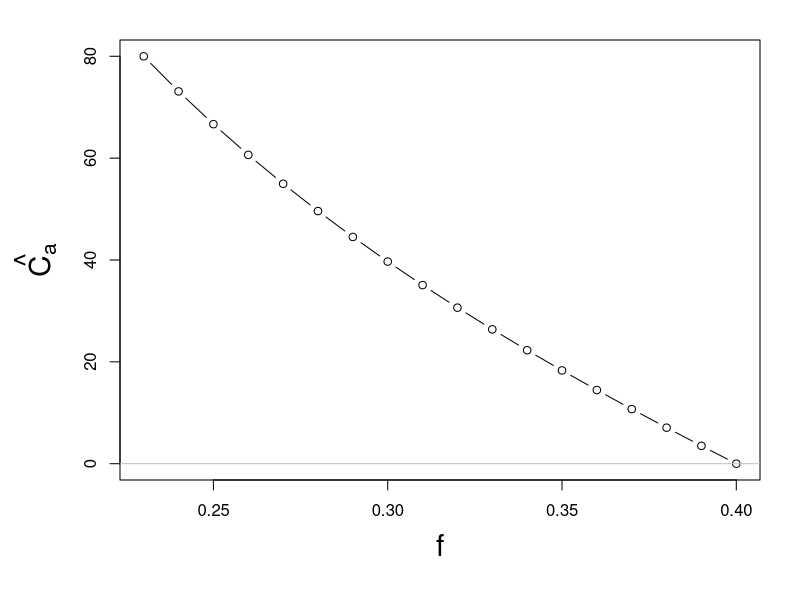
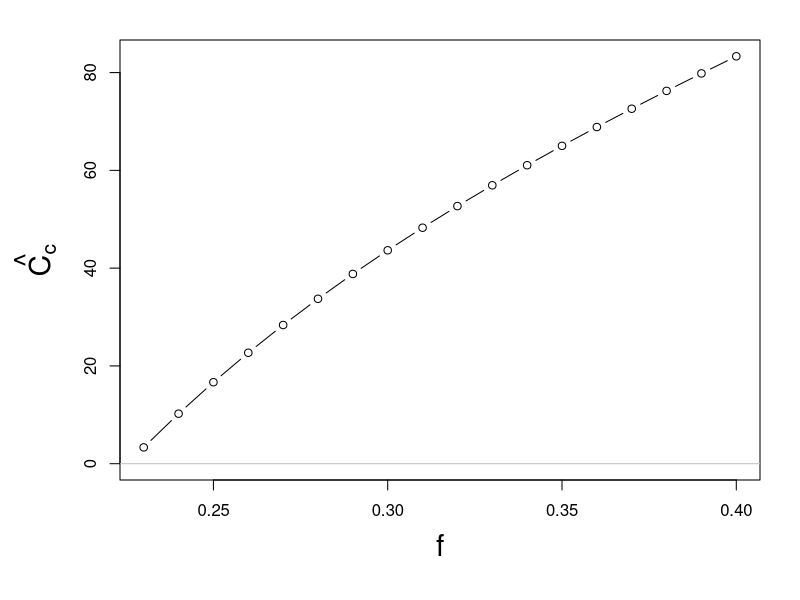
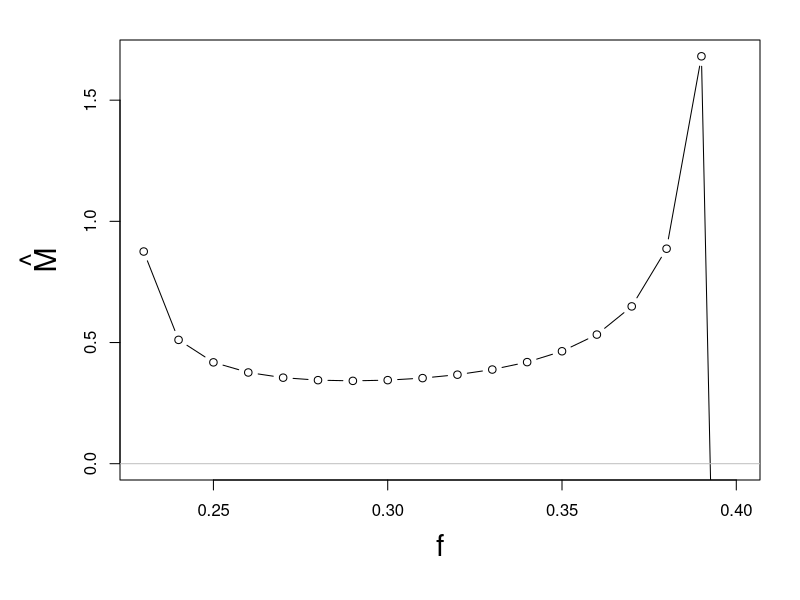
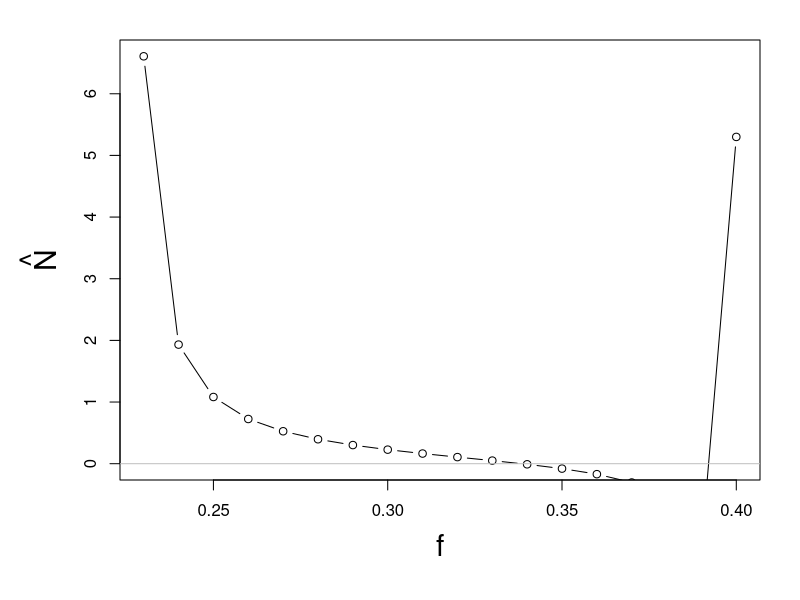
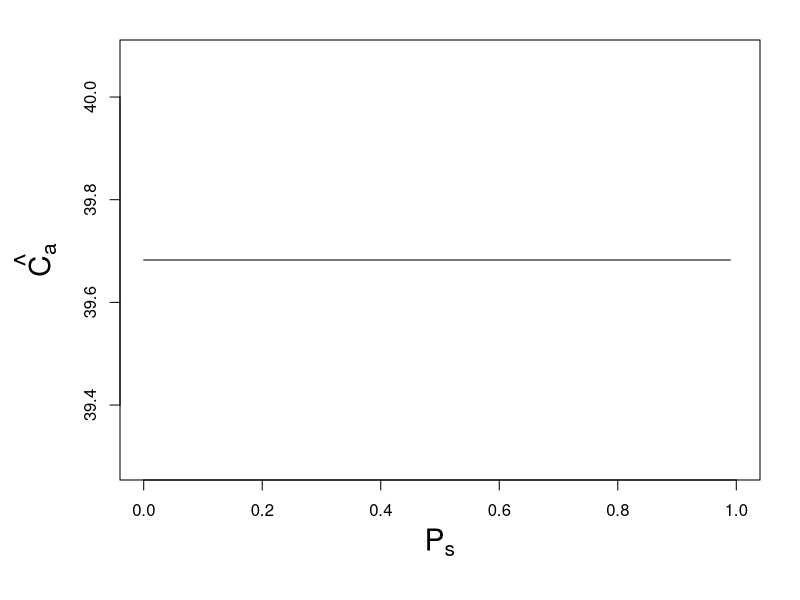
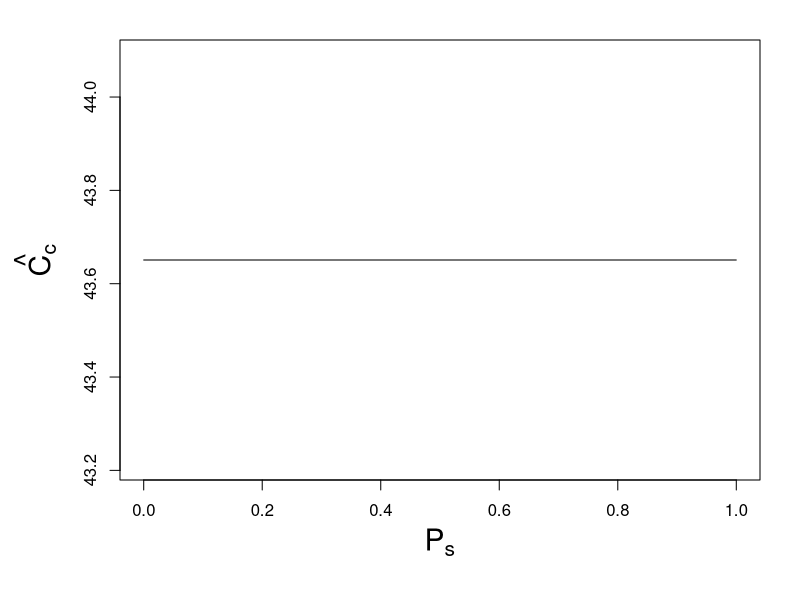
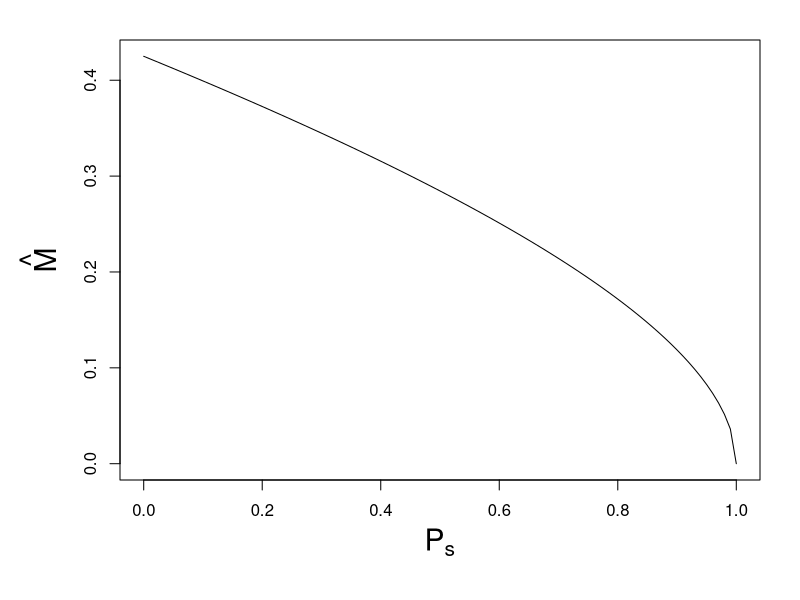
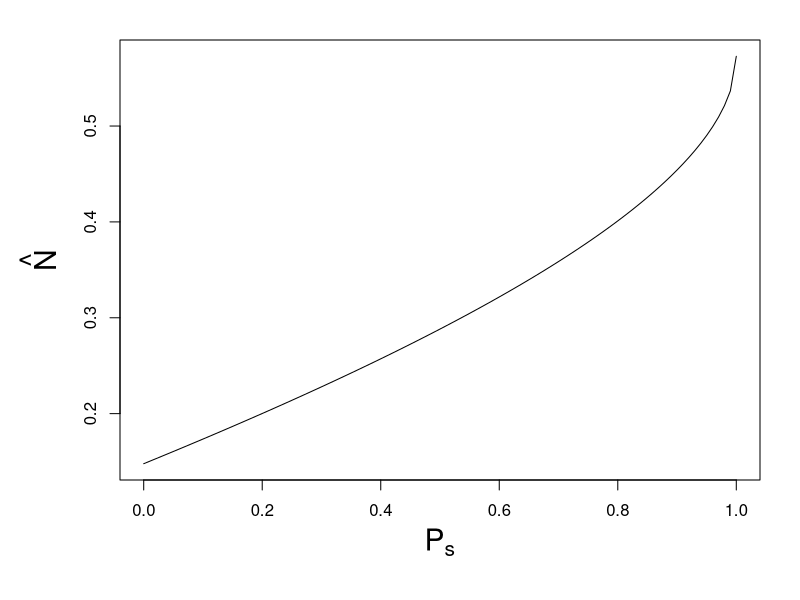

Generate these figures, in order, with R:
# This function returns the equlibrium value for mutualist and non-mutualist
CaCcMN_eqm<-function(km=10,kn=30,kc=5,d,bmax,s,f,phi,g,ps,u){
  
  beta1<- -(phi*f)/(g*(1-f))
  beta2<- (km/((bmax*(1-s))-d)) - (kn/((bmax-d)*((1-f)^2)))
  beta<-beta1/(d*beta2)
  
  alp1<- (km*d*u*beta)/((bmax*(1-s))-d)
  alp1<-alp1 - (phi*u/g) -(f*(1-ps)*beta)
  
  alp2<- -((1-ps)*kc*beta*f)-((1-f)*(1-ps)*(beta^2))
  alp3<- -(kc*(1-f)*(1-ps)*(beta^2))
  Meq<- (-alp2 + sqrt((alp2^2)-(4*alp1*alp3)))/(2*alp1)
  Neq<- beta-Meq
  
  Caeq<- ((Meq+(Neq*(1-f)))*(Meq+kc)*(1-ps))/(u*(Meq^2))
  Cceq<- phi/(g*(Meq+Neq))
  
  res<-list(Caeq=Caeq,Cceq=Cceq,Meq=Meq,Neq=Neq)
  
  return(res)
}
#---------------------------------------------------------------------------------------------
# Plot equilibrium values of Ca, Cc, M, N against fidelity (f)

# call the function 
km<- 10 # half saturation constant for mutualist 
kn<- 30 # half saturation constant for non-mutualist
kc<- 5 # half saturation constant for allocated carbon
d<- 0.5 # death rate of mutualist and non-mutualist
bmax<- 0.8 # maximum growth rate of symbionts
s<- 0.3 # cost of mutualism
#f<-0.3 # fidelity
phi <- 5 # constant resource value for construction carbon
g<- 0.2 # Rate at which construction carbon is allocated to both symbionts
ps <- 0.3 # P-availability in the soil
u<- 0.4 # Phosphorous uptake per unit of preferentially allocated carbon received by mutualists

#CaCcMN_eqm(km=km,kn=kn,kc=kc,d=d,bmax=bmax,s=s,f=f,phi=phi,g=g,ps=ps,u=u) # you can check the numerical M, N equilibria value with this analytical finding

mylist<-seq(from=0,to=1,by=0.01)
df<-matrix(NA,nrow=length(mylist),ncol=5)
colnames(df)<-c("f","Caeq","Cceq","Meq","Neq")
df<-as.data.frame(df)
for(i in seq_along(mylist)){
  f<-mylist[i]
  res<-CaCcMN_eqm(km=km,kn=kn,kc=kc,d=d,bmax=bmax,s=s,f=f,phi=phi,g=g,ps=ps,u=u)
  df$f[i]<-f
  df$Caeq[i]<-res$Caeq
  df$Cceq[i]<-res$Cceq
  df$Meq[i]<-res$Meq
  df$Neq[i]<-res$Neq
}

df<-na.omit(df)
df<-df[which(df$Caeq>0),]
range(df$f)

pdf("./Results/pdf_fig/Ca_eqm_vs_f.pdf",width=8,height=8)
op<-par(mar=c(6,6,2,2))
plot(df$f,df$Caeq,type="b",xlab="f",ylab=expression(hat(C[a])),cex.lab=1.8,ylim=c(0,max(df$Caeq)))
abline(h=0,col="grey")
par(op)
dev.off()

pdf("./Results/pdf_fig/Cc_eqm_vs_f.pdf",width=8,height=8)
op<-par(mar=c(6,6,2,2))
plot(df$f,df$Cceq,type="b",xlab="f",ylab=expression(hat(C[c])),cex.lab=1.8,ylim=c(0,max(df$Cceq)))
abline(h=0,col="grey")
par(op)
dev.off()

pdf("./Results/pdf_fig/M_eqm_vs_f.pdf",width=8,height=8)
op<-par(mar=c(6,6,2,2))
plot(df$f,df$Meq,type="b",xlab="f",ylab=expression(hat(M)),cex.lab=1.8,ylim=c(0,max(df$Meq)))
abline(h=0,col="grey")
par(op)
dev.off()

pdf("./Results/pdf_fig/N_eqm_vs_f.pdf",width=8,height=8)
op<-par(mar=c(6,6,2,2))
plot(df$f,df$Neq,type="b",xlab="f",ylab=expression(hat(N)),cex.lab=1.8,ylim=c(0,max(df$Neq)))
abline(h=0,col="grey")
par(op)
dev.off()


#----------------------------------------------------------------------------------------------
# Plot equilibrium values of Ca, Cc, M, N against soil Phosphorous availability (ps)

# call the function 
km<- 10 # half saturation constant for mutualist 
kn<- 30 # half saturation constant for non-mutualist
kc<- 5 # half saturation constant for allocated carbon
d<- 0.5 # death rate of mutualist and non-mutualist
bmax<- 0.8 # maximum growth rate of symbionts
s<- 0.3 # cost of mutualism
f<-0.3 # fidelity
phi <- 5 # constant resource value for construction carbon
g<- 0.2 # Rate at which construction carbon is allocated to both symbionts
#ps <- 0.3 # P-availability in the soil
u<-0.4 # Phosphorous uptake per unit of preferentially allocated carbon received by mutualists

mylist<-seq(from=0,to=1,by=0.01)
df<-matrix(NA,nrow=length(mylist),ncol=5)
colnames(df)<-c("ps","Caeq","Cceq","Meq","Neq")
df<-as.data.frame(df)
for(i in seq_along(mylist)){
  ps<-mylist[i]
  res<-CaCcMN_eqm(km=km,kn=kn,kc=kc,d=d,bmax=bmax,s=s,f=f,phi=phi,g=g,ps=ps,u=u)
  df$ps[i]<-ps
  df$Caeq[i]<-res$Caeq
  df$Cceq[i]<-res$Cceq
  df$Meq[i]<-res$Meq
  df$Neq[i]<-res$Neq
}

pdf("./Results/pdf_fig/Ca_eqm_vs_ps.pdf",width=8,height=8)
op<-par(mar=c(6,6,2,2))
plot(df$ps,df$Caeq,type="l",xlab=expression(P[s]),ylab=expression(hat(C[a])),cex.lab=1.8)
#abline(h=0,col="grey")
par(op)
dev.off()

pdf("./Results/pdf_fig/Cc_eqm_vs_ps.pdf",width=8,height=8)
op<-par(mar=c(6,6,2,2))
plot(df$ps,df$Cceq,type="l",xlab=expression(P[s]),ylab=expression(hat(C[c])),cex.lab=1.8)
#abline(h=0,col="grey")
dev.off()

pdf("./Results/pdf_fig/M_eqm_vs_ps.pdf",width=8,height=8)
op<-par(mar=c(6,6,2,2))
plot(df$ps,df$Meq,type="l",xlab=expression(P[s]),ylab=expression(hat(M)),cex.lab=1.8)
#abline(h=0,col="grey")
dev.off()

pdf("./Results/pdf_fig/N_eqm_vs_ps.pdf",width=8,height=8)
op<-par(mar=c(6,6,2,2))
plot(df$ps,df$Neq,type="l",xlab=expression(P[s]),ylab=expression(hat(N)),cex.lab=1.8)
#abline(h=0,col="grey")
dev.off()
